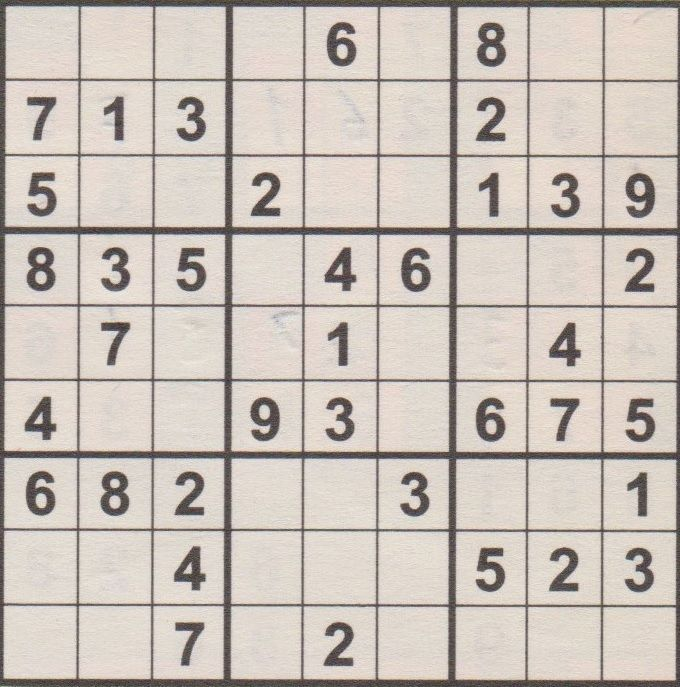
#> input picture Hough Transform/Lines/sudoku.jpg, 680 x 687 px
$ python hough_line_transform.py
#> lines starting #> are read from the running program, lines starting #| are printed output that depends on the picture; after the words box and inside, x2 and y2 are one past the last pixel; in counts of white or black regions, pixels touching at a corner belong together
import cv2
import numpy as np

img = cv2.imread('sudoku.jpg')
#> img is the input picture: shape (687, 680, 3); mean B, G, R 184.9, 192.6, 201.6
gray = cv2.cvtColor(img, cv2.COLOR_BGR2GRAY)
edges = cv2.Canny(gray, 50, 150, apertureSize=3)
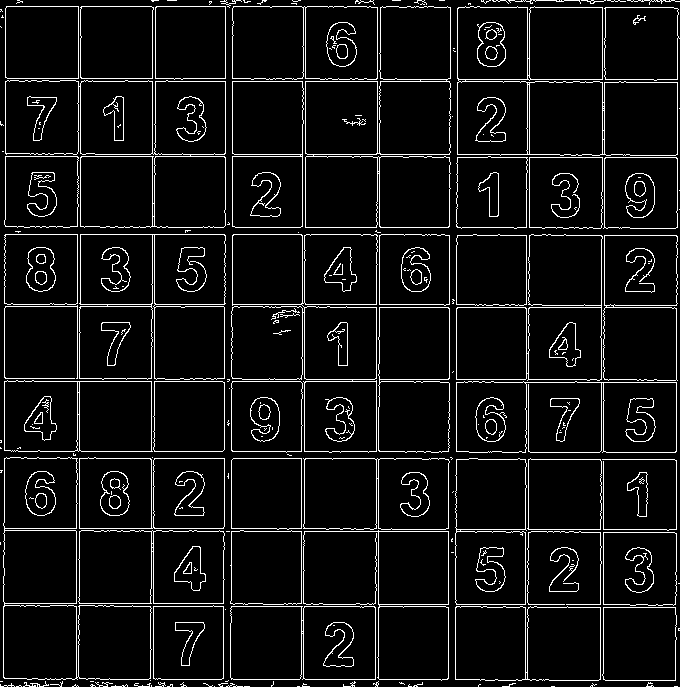
#> edges: shape (687, 680); 6.9% white in thin lines or dots
cv2.imshow('Canny image', edges)
lines = cv2.HoughLines(edges, 1, np.pi / 180, 200)
#> lines = 38 rows, first 8: [154, 1.57], [81, 1.57], [304, 1.57], [227, 1.57], [381, 1.57], [451, 1.57], [234, 1.57], [679, 1.57]

for line in lines:
    rho, theta = line[0]
    a = np.cos(theta)
    b = np.sin(theta)
    x0 = a * rho
    y0 = b * rho
    # x1 stores the rounded off value of (r * cos(theta) - 1000 * sin(theta))
    x1 = int(x0 + 1000 * (-b))
    # y1 stores the rounded off value of (r * sin(theta) + 1000 * cos(theta))
    y1 = int(y0 + 1000 * (a))
    # x2 stores the rounded off value of (r * cos(theta) + 1000 * sin(theta))
    x2 = int(x0 - 1000 * (-b))
    # y2 stores the rounded off value of (r * sin(theta) - 1000 * cos(theta))
    y2 = int(y0 - 1000 * (a))
    cv2.line(img, (x1, y1), (x2, y2), (0, 0, 255), 2)
#> this loop made 38 passes
#> (rho, theta, a, b, x0, y0, x1, y1) on passes 1 to 12: (154, 1.57, -4.37e-08, 1, -6.73e-06, 154, -1000, 153), (81, 1.57, -4.37e-08, 1, -3.54e-06, 81, -1000, 80), (304, 1.57, -4.37e-08, 1, -1.33e-05, 304, -1000, 303), (227, 1.57, -4.37e-08, 1, -9.92e-06, 227, -1000, 226), (381, 1.57, -4.37e-08, 1, -1.67e-05, 381, -1000, 380), (451, 1.57, -4.37e-08, 1, -1.97e-05, 451, -1000, 450), (234, 1.57, -4.37e-08, 1, -1.02e-05, 234, -1000, 233), (679, 1.57, -4.37e-08, 1, -2.97e-05, 679, -1000, 678), (379, 1.57, -4.37e-08, 1, -1.66e-05, 379, -1000, 378), (531, 1.57, -4.37e-08, 1, -2.32e-05, 531, -1000, 530), (156, 1.57, -4.37e-08, 1, -6.82e-06, 156, -1000, 155), (458, 1.57, -4.37e-08, 1, -2e-05, 458, -1000, 457)
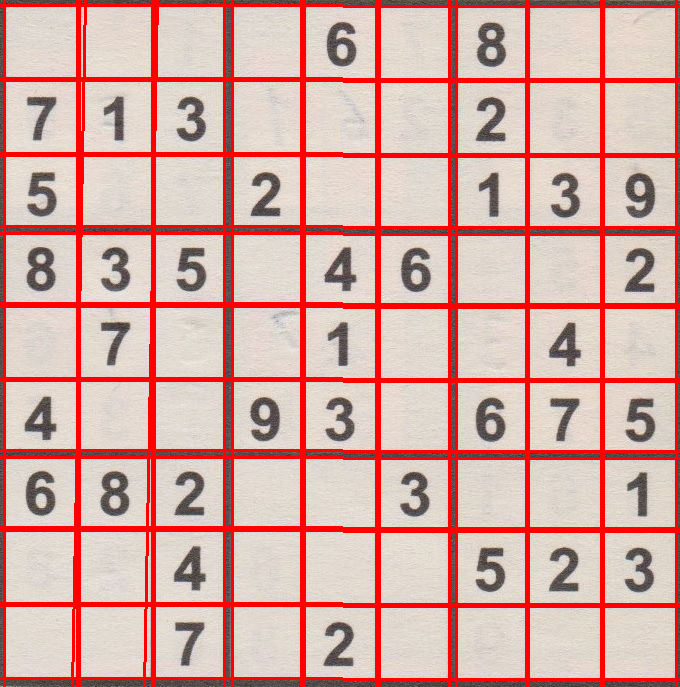
#> img: shape (687, 680, 3); 14.6% of pixels changed, all inside (x1, y1, x2, y2) = (0, 0, 680, 687)

cv2.imshow('image', img)
k = cv2.waitKey(0)
#> (key Esc is pressed here)
cv2.destroyAllWindows()
